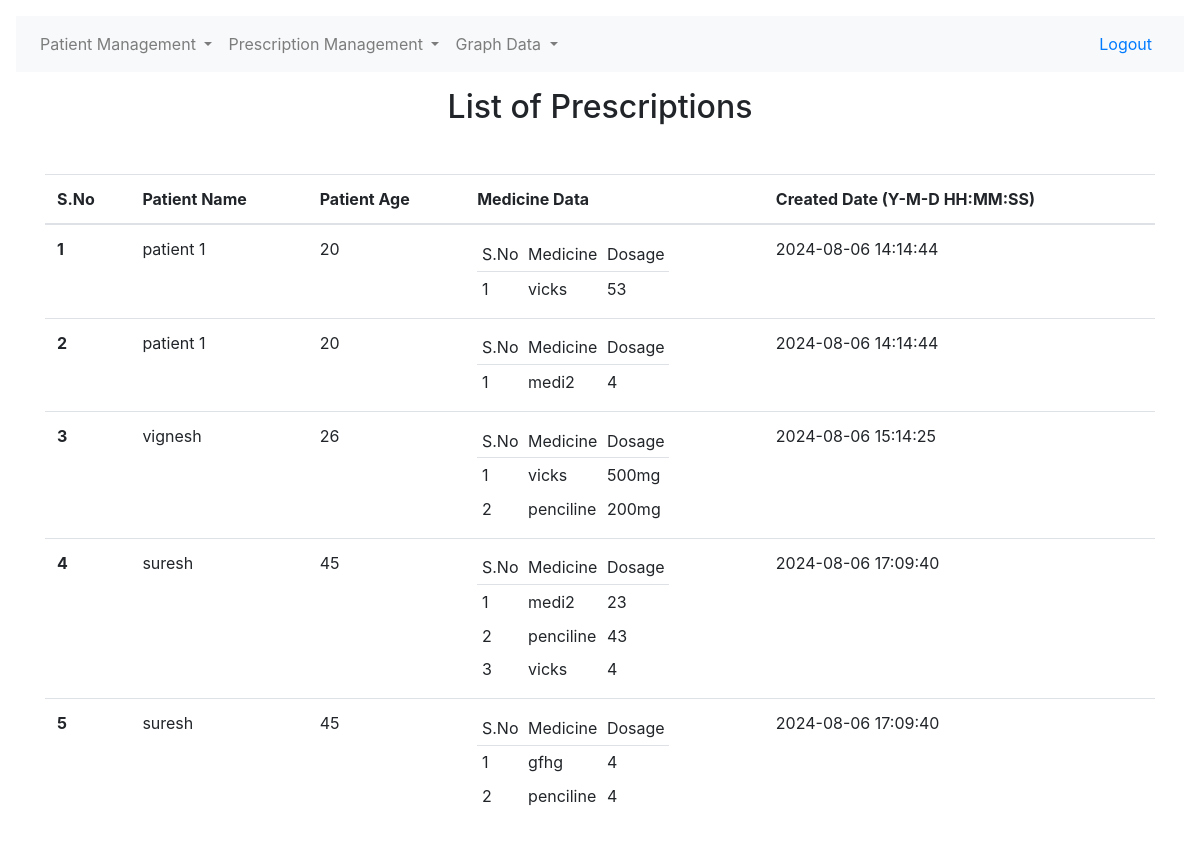
/post_login/view_prescription.php (signed in), run on the app's committed database.
### tables this page shows
CREATE TABLE `medication_data` (
  `record_id` int(11) NOT NULL,
  `patient_id` int(11) NOT NULL,
  `medicine_data` longtext NOT NULL CHECK (json_valid(`medicine_data`)),
  `created_at` timestamp NOT NULL DEFAULT current_timestamp()
);

CREATE TABLE `patient` (
  `patient_id` int(11) NOT NULL,
  `patient_name` varchar(200) NOT NULL,
  `age` int(3) NOT NULL,
  `created_at` timestamp NOT NULL DEFAULT current_timestamp()
);

### post_login/view_prescription.php (the view, shortened to what this page needs)
<?php
require_once "../actions/db_config.php";
$sql = "SELECT *
FROM medication_data
JOIN patient ON medication_data.patient_id = patient.patient_id";
$all_pres = mysqli_query($link, $sql);
?>
<!DOCTYPE html>
<html lang="en">
<head>
</head>
<body>
    <?php
    include('header.php');
    ?>
    <div class="container">
        <div class="text-center mb-5">
            <h2>List of Prescriptions</h2>
        </div>
        <table class="table table-hover">
            <thead>
                <tr>
                    <th scope="col">S.No</th>
                    <th scope="col">Patient Name</th>
                    <th scope="col">Patient Age</th>
                    <th scope="col">Medicine Data</th>
                    <th scope="col">Created Date (Y-M-D HH:MM:SS)</th>
                </tr>
            </thead>
            <tbody>
                <?php
                    $i = 0;
                while ($each_pres = mysqli_fetch_array(
                    $all_pres,
                    MYSQLI_ASSOC
                )) :;
                    $i++;
                ?>
                    <tr>
                        <th scope="row"><?php echo $i; ?></th>
                        <td><?php echo $each_pres['patient_name'] ?></td>
                        <td><?php echo $each_pres['age'] ?></td>
                        <td>
                            <table class="table-sm table-borderless">
                                <tr class="border-bottom">
                                    <td scope="col">S.No </td>
                                    <td scope="col">Medicine</td>
                                    <td scope="col">Dosage</td>
                                </tr>
                                <?php
                                $medicineData = json_decode($each_pres['medicine_data'], true);
                                $count = 1;
                                foreach ($medicineData as $key => $value) {
                                ?>
                                    <tr>
                                        <td><?php echo $key+1; ?></td>
                                        <td><?php echo $value['medicine_'.$count]; ?></td>
                                        <td><?php echo $value['dosage_'.$count]; ?></td>
                                    </tr>
                                <?php
                                $count++;
                                }
                                ?>
                            </table>
                        </td>
                        <td><?php echo $each_pres['created_at'] ?></td>
                    </tr>
                <?php
                endwhile;
                ?>
            </tbody>
        </table>
    </div>
</body>
</html>

### post_login/header.php (shortened to what this page needs)
<!doctype html>
<html lang="en">
<head>
    <link rel="stylesheet" href="https://cdn.jsdelivr.net/npm/bootstrap@4.5.3/dist/css/bootstrap.min.css">
    <link rel="stylesheet" href="https://cdnjs.cloudflare.com/ajax/libs/Chart.js/2.9.3/Chart.css">
</head>
<body>
    <nav class="navbar navbar-expand-lg navbar-light bg-light m-3">
        <div class="collapse navbar-collapse" id="navbarSupportedContent">
            <ul class="navbar-nav mr-auto">
                <li class="nav-item dropdown">
                    <a class="nav-link dropdown-toggle" href="#" id="navbarDropdown" role="button" data-toggle="dropdown" aria-haspopup="true" aria-expanded="false">
                        Patient Management
                    </a>
                </li>
                <li class="nav-item dropdown">
                    <a class="nav-link dropdown-toggle" href="#" id="navbarDropdown" role="button" data-toggle="dropdown" aria-haspopup="true" aria-expanded="false">
                        Prescription Management
                    </a>
                </li>
                <li class="nav-item dropdown">
                    <a class="nav-link dropdown-toggle" href="#" id="navbarDropdown" role="button" data-toggle="dropdown" aria-haspopup="true" aria-expanded="false">
                        Graph Data
                    </a>
                </li>
            </ul>
            <form class="form-inline my-2 my-lg-0">
                <a class="nav-link" href="logout.php">Logout</a>
            </form>
        </div>
    </nav>
</body>
</html>

### data on the page
medication_data: patient.patient_name "patient 1", patient.age "20", medicine_ "vicks", dosage_ "53", patient.created_at "2024-08-06 14:14:44"
medication_data: patient.patient_name "patient 1", patient.age "20", medicine_ "medi2", dosage_ "4", patient.created_at "2024-08-06 14:14:44"
medication_data: patient.patient_name "vignesh", patient.age "26", medicine_ "vicks", dosage_ "500mg", medicine_ "penciline", dosage_ "200mg", patient.created_at "2024-08-06 15:14:25"
medication_data: patient.patient_name "suresh", patient.age "45", medicine_ "medi2", dosage_ "23", medicine_ "penciline", dosage_ "43", medicine_ "vicks", dosage_ "4", patient.created_at "2024-08-06 17:09:40"
medication_data: patient.patient_name "suresh", patient.age "45", medicine_ "gfhg", dosage_ "4", medicine_ "penciline", patient.created_at "2024-08-06 17:09:40"
